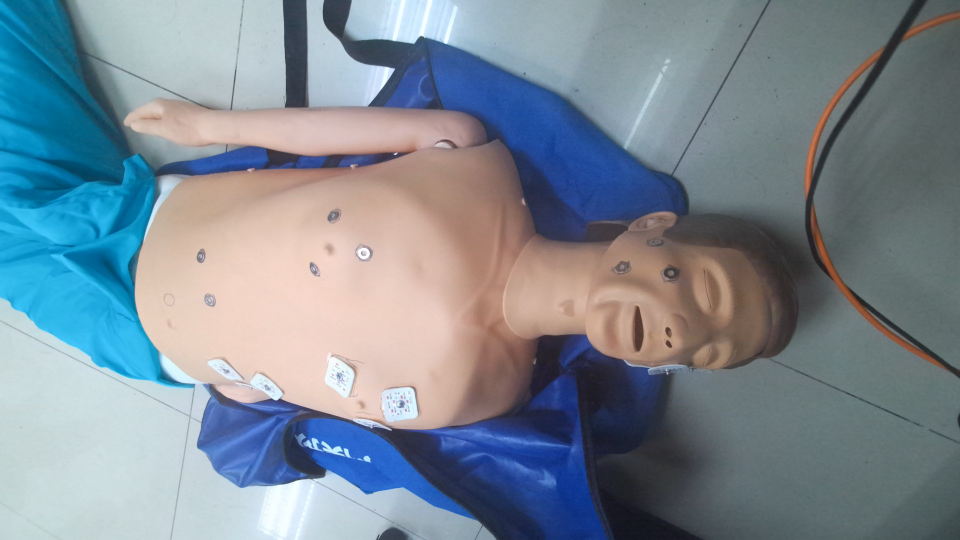
#> input picture imageBlend/color_image_3.png, 1920 x 1080 px, found by its file name (shown at 1/2 size)
$ python imageBlend.py   (older library calls are emulated)
#> lines starting #> are read from the running program, lines starting #| are printed output that depends on the picture
from PIL import Image
import numpy as np

def blend_images(color_image_path, ct_image_path, output_path, alpha=0.5):
    """
    将两张RGBA图片融合在一起，生成一张新的图片。

    参数:
    - color_image_path (str): 第一张RGBA图片的路径（如color_image_3.png）
    - ct_image_path (str): 第二张RGBA图片的路径（如CT_image.png）
    - output_path (str): 输出融合后图片的路径
    - alpha (float): 融合时第一张图片的权重，范围0到1
    """
#> called with color_image_path = 'imageBlend/color_image_3.png', ct_image_path = 'imageBlend/CT_image.png', output_path = 'blended_image.png', alpha = 0.2
    # 检查alpha值
    if not (0.0 <= alpha <= 1.0):
        raise ValueError("Alpha值必须在0到1之间。")

    # 加载两张图片
    color_image = Image.open(color_image_path).convert("RGBA")
#> color_image is the input picture: PIL image 1920x1080 RGBA; mean R, G, B, A 124, 137, 147.9, 255
    ct_image = Image.open(ct_image_path).convert("RGBA")
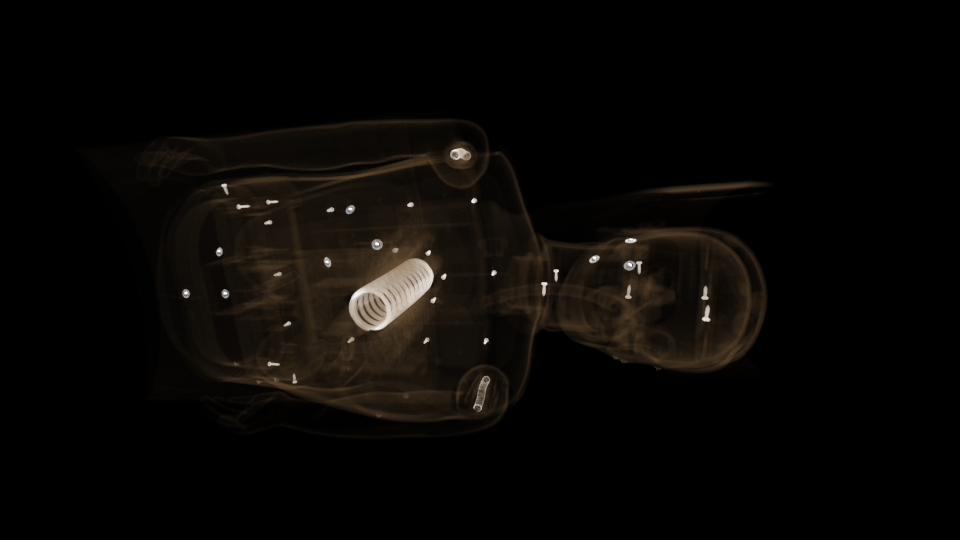
#> input picture imageBlend/CT_image.png, 1920 x 1080 px, found by its file name (shown at 1/2 size)

    # 调整尺寸（如果需要）
    if color_image.size != ct_image.size:
        ct_image = ct_image.resize(color_image.size, Image.ANTIALIAS)

    # 将图像转换为NumPy数组
    color_array = np.array(color_image, dtype=np.float32)
    ct_array = np.array(ct_image, dtype=np.float32)

    # 创建一个新的数组来存储融合后的结果
    blended_array = np.zeros_like(color_array, dtype=np.float32)

    # 遍历每个像素
    for y in range(ct_array.shape[0]):
        for x in range(ct_array.shape[1]):
            # 获取当前像素的RGB值
            ct_pixel = ct_array[y, x][:3]  # 取前3个值，忽略alpha通道

            # 计算与黑色 (0, 0, 0) 的欧式距离
            distance = np.linalg.norm(ct_pixel - np.array([0, 0, 0]))

            # 判断距离是否小于阈值
            if distance < 20:
                # 如果ct_array的当前像素是黑色，alpha = 0
                alpha = 1
            else:
                # 否则alpha = 0.2
                alpha = 0.5

            # 执行加权融合
            blended_array[y, x] = alpha * color_array[y, x] + (1 - alpha) * ct_array[y, x]
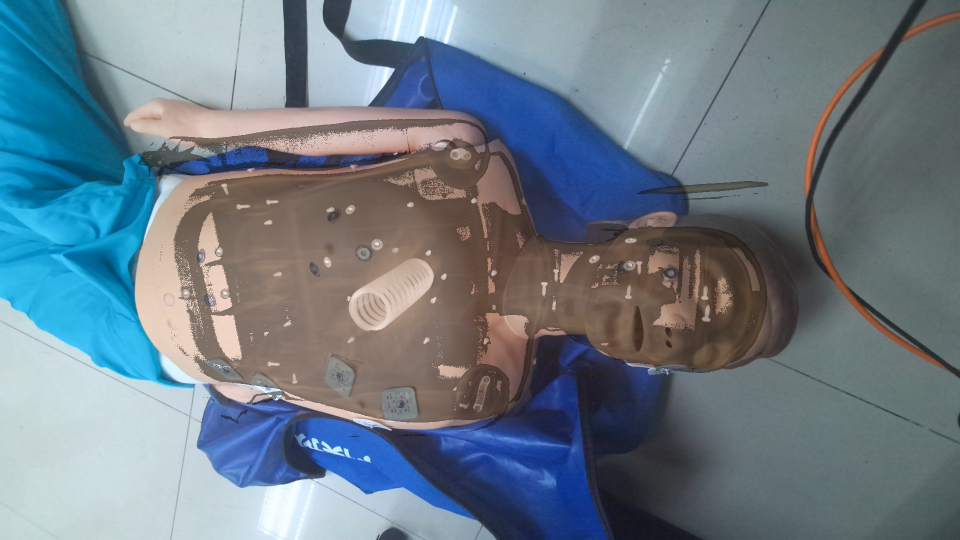
#> blended_array: shape (1080, 1920, 4) float32 (shown at 1/2 size); mean R, G, B, A 108.9, 123.9, 135, 256

    # 将融合结果转换回图像格式，并保存或显示
    blended_image = Image.fromarray(np.uint8(blended_array))
    # 确保像素值在0-255之间
    blended_array = np.clip(blended_array, 0, 255).astype(np.uint8)

    # 转换回图像
    blended_image = Image.fromarray(blended_array, 'RGBA')

    # 保存融合后的图片
    blended_image.save(output_path)

    print(f"图片已成功融合并保存到: {output_path}")

# 示例用法
if __name__ == "__main__":
    color_image_path = "imageBlend/color_image_3.png"  # 替换为你的color_image_3.png路径
    ct_image_path = "imageBlend/CT_image.png"          # 替换为你的CT_image.png路径
    output_path = "blended_image.png"       # 输出图片路径

    blend_images(color_image_path, ct_image_path, output_path, alpha=0.2)
